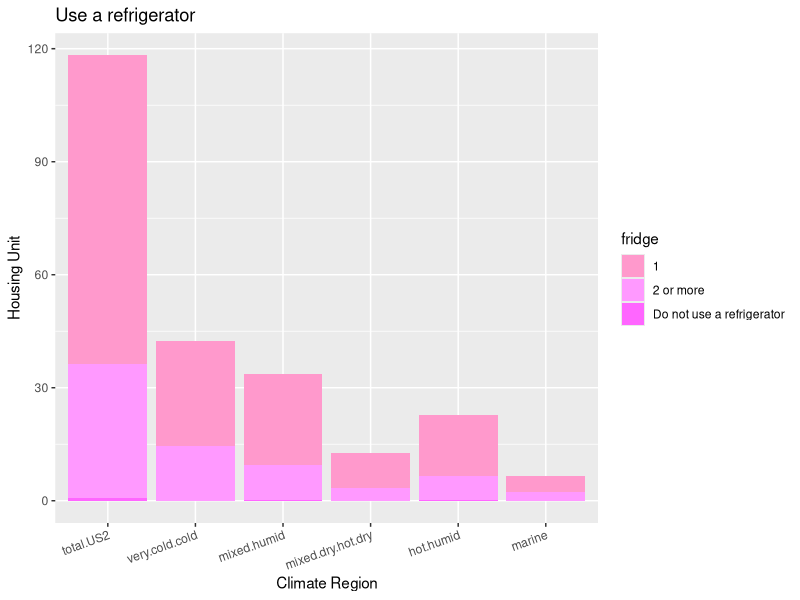
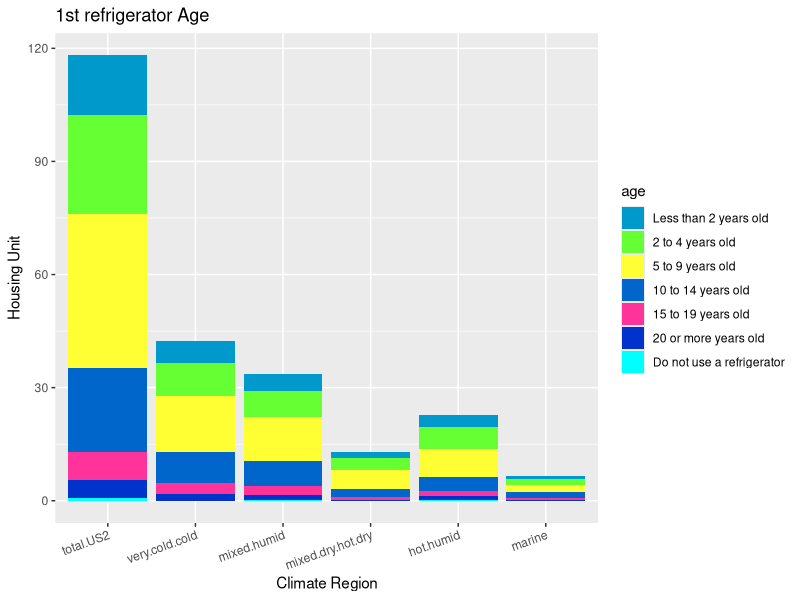
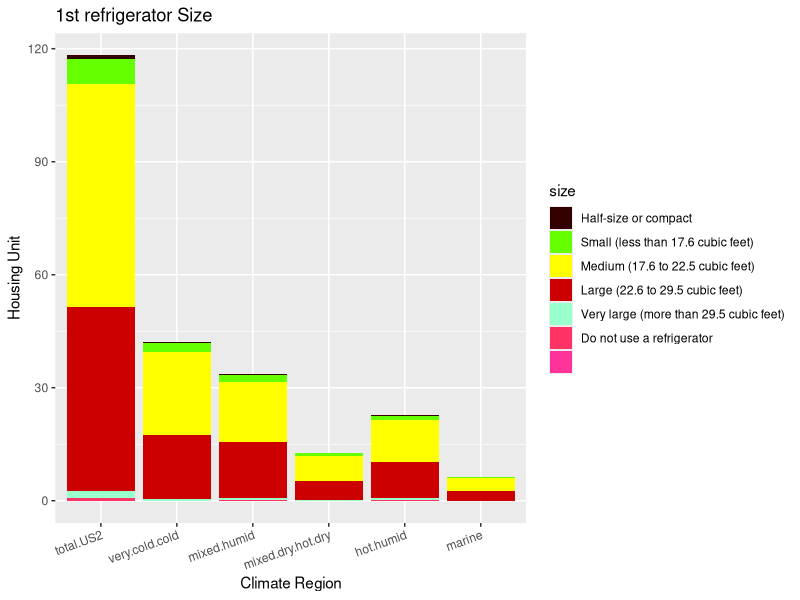
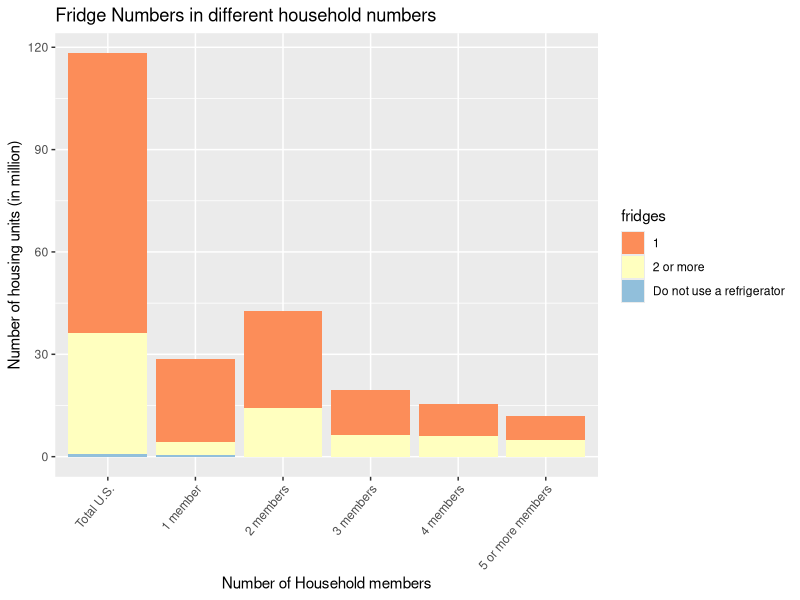
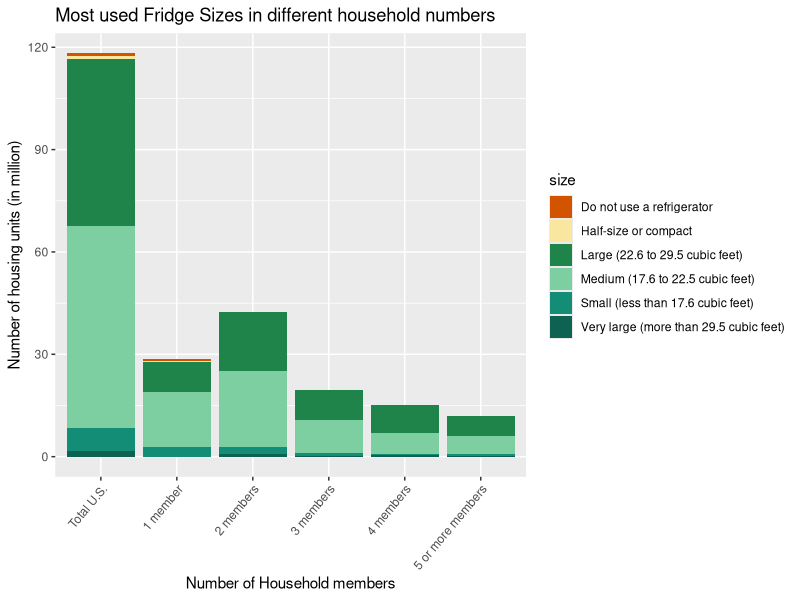
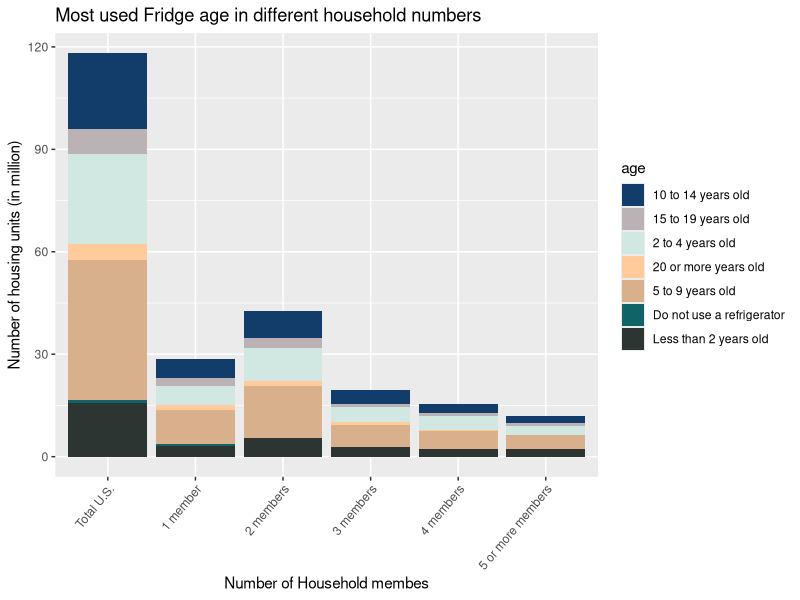
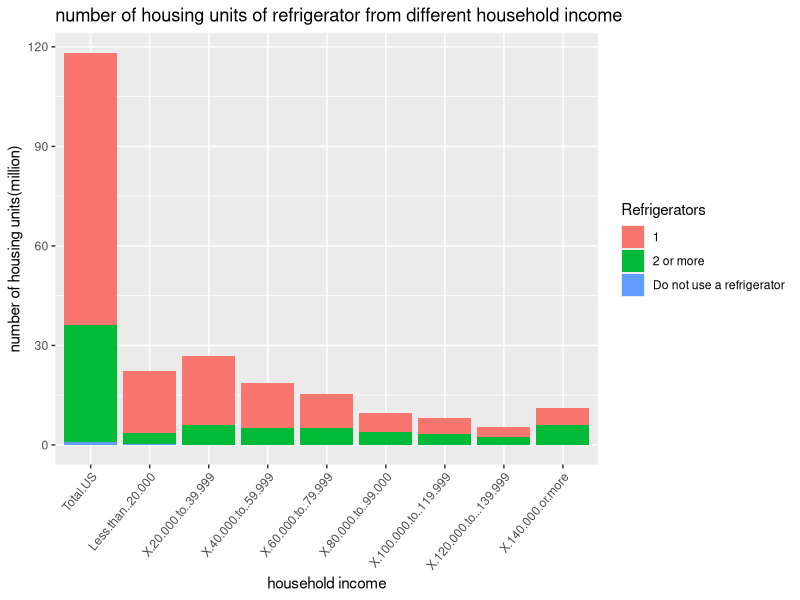
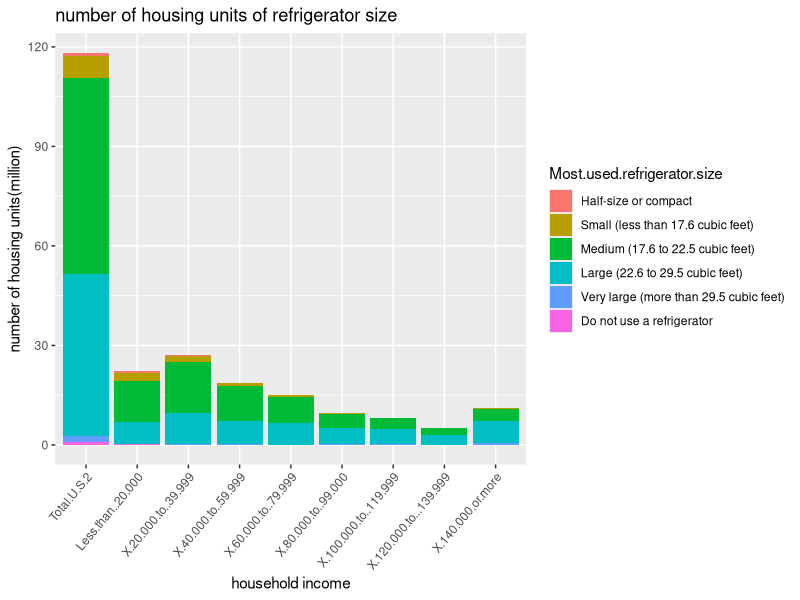

These figures' R source, in order:
## ---- chunk 1
library(ggplot2)
library(tibble)
library(readr)
library(reshape2)

f11<-read.csv("f11.csv",header = TRUE,na=c("Q","N"))
f11.m <- melt(f11,id.vars = "fridge")

f11.m[ , 1] <- sapply(f11.m[ , 1], as.factor)
f11.m[ , 2] <- sapply(f11.m[ , 2], as.factor)
f11.m[ , 3] <- sapply(f11.m[ , 3], as.numeric)

## ---- chunk 2

gg1 <- ggplot() + geom_bar(aes(y = value, x = variable, fill =  fridge), data = f11.m, stat = "identity") +
  theme(axis.text.x = element_text(angle = 20,hjust=1))+
  scale_fill_manual(values = c("#FF99CC","#FF99FF","#FF66FF") )+
  labs(title="Use a refrigerator",x="Climate Region",y="Housing Unit")

gg1

## ---- chunk 3
knitr::opts_chunk$set(echo = TRUE)
f11age<-read.csv("f11age.csv",header = TRUE,na=c("Q","N"))
f11.m.age <- melt(f11age,id.vars = "age")

f11.m.age[ , 1] <- sapply(f11.m.age[ , 1], as.factor)
f11.m.age[ , 2] <- sapply(f11.m.age[ , 2], as.factor)
f11.m.age[ , 3] <- sapply(f11.m.age[ , 3], as.numeric)

gg2 <- ggplot() + geom_bar(aes(y = value, x = variable, fill =  age), data = f11.m.age, stat = "identity") +
  theme(axis.text.x = element_text(angle = 20,hjust=1))+
  scale_fill_manual(values = c("#0099CC","#66FF33","#FFFF33","#0066CC","#FF3399","#0033CC","#00FFFF") )+
  labs(title="1st refrigerator Age",x="Climate Region",y="Housing Unit")

gg2
## ---- chunk 4
f11size<-read.csv("f11size.csv",header = TRUE,na=c("Q","N"))
f11.m.size <- melt(f11size,id.vars = "size")

f11.m.size[ , 1] <- sapply(f11.m.size[ , 1], as.factor)
f11.m.size[ , 2] <- sapply(f11.m.size[ , 2], as.factor)
f11.m.size[ , 3] <- sapply(f11.m.size[ , 3], as.numeric)

gg3 <- ggplot() + geom_bar(aes(y = value, x = variable, fill =  size), data = f11.m.size, stat = "identity") +
  theme(axis.text.x = element_text(angle = 20,hjust=1))+
  scale_fill_manual(values = c("#330000","#66FF00","#FFFF00","#CC0000","#99FFCC","#FF3366","#FF3399") )+
  labs(title="1st refrigerator Size",x="Climate Region",y="Housing Unit")

gg3

## ---- chunk 5
fridge.numbers <- read_csv("fridge number.csv",na=c("Q","N"))
fridge.size <- read_csv("fridge size.csv",na=c("Q","N"))
fridge.age <- read_csv("fridge age.csv",na=c("Q","N"))

fridge.numbers.m <- melt(fridge.numbers,id.vars = "fridges")
fridge.size.m <- melt(fridge.size,id.vars = "size")
fridge.age.m <- melt(fridge.age,id.vars = "age")
## ---- chunk 6
ggplot(fridge.numbers.m, aes(x = variable, y = value, fill=fridges)) +
    geom_bar(stat='identity') +
    scale_fill_manual(values = c('#fc8d59', '#ffffbf','#91bfdb') ) +
    labs(title="Fridge Numbers in different household numbers", x="Number of Household members", y="Number of housing units (in million)") + 
    theme(axis.text.x = element_text(angle = 50,hjust=1))

## ---- chunk 7
ggplot(fridge.size.m, aes(x = variable, y = value, fill=size)) +
    geom_bar(stat='identity') +
    scale_fill_manual(values = c('#D35400', '#F9E79F','#1E8449','#7DCEA0','#138D75','#0E6251') ) +
    labs(title="Most used Fridge Sizes in different household numbers", x="Number of Household members", y="Number of housing units (in million)") +
    theme(axis.text.x = element_text(angle = 50,hjust=1))

## ---- chunk 8
ggplot(fridge.age.m, aes(x = variable, y = value, fill=age)) +
    geom_bar(stat='identity') +
    scale_fill_manual(values = c('#123c69', '#bab2b5', '#d1e8e2','#ffcb9a','#d9b08c','#116466','#2c3531') ) +
    labs(title="Most used Fridge age in different household numbers", x="Number of Household membes", y="Number of housing units (in million)") +
    theme(axis.text.x = element_text(angle = 50,hjust=1))
## ---- chunk 9
##library
library(ggplot2)
library(reshape2)
## ---- chunk 10
fr<-read.csv("New Refrigerators.csv",header = TRUE,na=c("Q","N"))
frsize<-read.csv("New Most-used refrigerator size.csv",header = TRUE,na=c("Q","N"))
frage<-read.csv("New Most-used refrigerator age.csv",header = TRUE,na=c("Q","N"))
## ---- chunk 11
fri<-melt(fr,id.vars = "Refrigerators")
frisize<-melt(frsize,id.vars = "Most.used.refrigerator.size")
friage<-melt(frage,id.vars = "Most.used.refrigerator.age")
## ---- chunk 12

fri[ , 1] <- sapply(fri[ , 1], as.factor)
fri[ , 2] <- sapply(fri[ , 2], as.factor)
fri[ , 3] <- sapply(fri[ , 3], as.numeric)
ggfri <- ggplot() + geom_bar(aes(y = value, x = variable, fill = Refrigerators), data = fri, stat = "identity") + theme(axis.text.x = element_text(angle = 50, hjust = 1))+labs(title="number of housing units of refrigerator from different household income",x="household income",y="number of housing units(million)")
ggfri

## ---- chunk 13

frisize[ , 1] <- sapply(frisize[ , 1], as.factor)
frisize[ , 2] <- sapply(frisize[ , 2], as.factor)
frisize[ , 3] <- sapply(frisize[ , 3], as.numeric)
ggfrisize <- ggplot() + geom_bar(aes(y = value, x = variable, fill = Most.used.refrigerator.size), data = frisize, stat = "identity") + theme(axis.text.x = element_text(angle = 50, hjust = 1))+labs(title="number of housing units of refrigerator size",x="household income",y="number of housing units(million)")
ggfrisize

## ---- chunk 14

friage[ , 1] <- sapply(friage[ , 1], as.factor)
friage[ , 2] <- sapply(friage[ , 2], as.factor)
friage[ , 3] <- sapply(friage[ , 3], as.numeric)
ggfriage<-ggplot() + geom_bar(aes(y = value, x = variable, fill = Most.used.refrigerator.age), data = friage, stat = "identity") + theme(axis.text.x = element_text(angle = 50, hjust = 1))+labs(title="number of housing units of refrigerator age",x="household income",y="number of housing units(million)")
ggfriage
